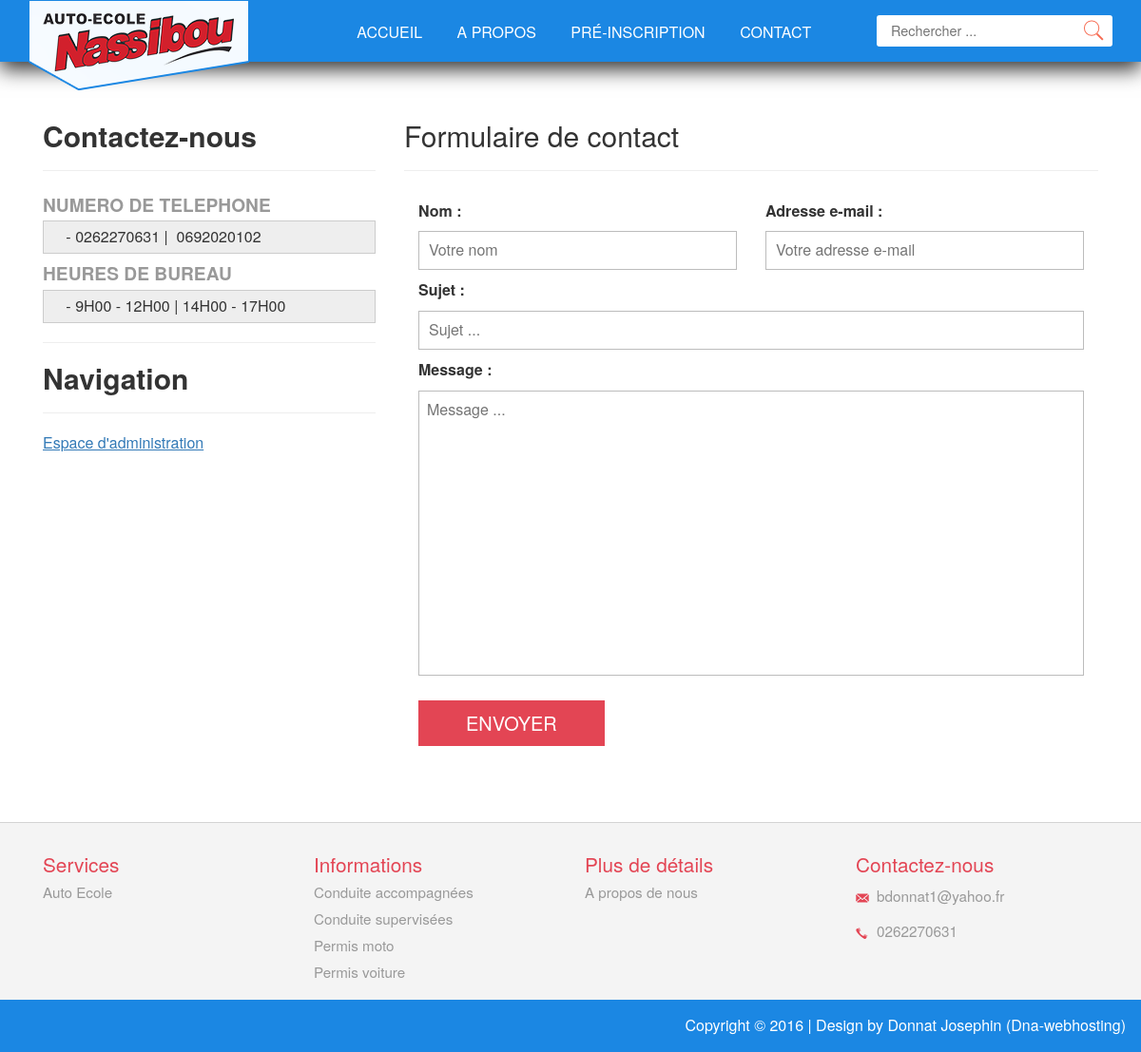
The app's page /index.php/home/contact with its own data.
### tables this page shows
CREATE TABLE IF NOT EXISTS `menus` (
  `idMenu` int(11) NOT NULL AUTO_INCREMENT,
  `menu` text NOT NULL,
  `idPage` int(11) NOT NULL,
  `hyperlien` text NOT NULL,
  `idCategorie` int(11) NOT NULL,
  PRIMARY KEY (`idMenu`)
);

CREATE TABLE IF NOT EXISTS `site_meta` (
  `id` int(11) NOT NULL AUTO_INCREMENT,
  `meta_key` text NOT NULL,
  `meta_value` text NOT NULL,
  PRIMARY KEY (`id`)
);

### application/controllers/Home.php (called while the page is built, shortened)
<?php
class Home extends CI_Controller {
    public function __construct() {
        $this->load->helper(array('form', 'url'));
        $this->load->library('form_validation');
        $this->load->helper('email');
        $this->load->model('pages_model');
        $this->load->model('menus_model');
        $this->load->library('session');
    }
    public function contact() {
        $data['menus_haut'] = $this->menus_model->get_menus_by_categorie('1');
        $data['menus_bas_col1'] = $this->menus_model->get_menus_by_categorie('2');
        $data['menus_bas_col2'] = $this->menus_model->get_menus_by_categorie('3');
        $data['menus_bas_col3'] = $this->menus_model->get_menus_by_categorie('4');
        $data['menus_bas_gauche'] = $this->menus_model->get_menus_by_categorie('5');
        $data['meta_email'] = $this->pages_model->get_site_meta("email");
        $data['meta_phone'] = $this->pages_model->get_site_meta("telephone");
        $data['meta_contactleft'] = $this->pages_model->get_site_meta("contactleft");
        $this->form_validation->set_rules('nom', 'Nom', 'required', array('required' => '- Le champ "%s" est obligatoire.'));
        $this->form_validation->set_rules('email', 'Email', 'required', array('required' => '- Le champ "%s" est obligatoire.'));
        $this->form_validation->set_rules('sujet', 'Sujet', 'required', array('required' => '- Le champ "%s" est obligatoire.'));
        $this->form_validation->set_rules('message', 'Message', 'required', array('required' => '- Le champ "%s" est obligatoire.'));
        if ($this->form_validation->run() == FALSE) {
            $data['nom'] = trim($this->input->post('nom'));
            $data['email'] = trim($this->input->post('email'));
            $data['sujet'] = trim($this->input->post('sujet'));
            $data['message'] = trim($this->input->post('message'));
            $this->load->view('templates/header', $data);
            $this->load->view('templates/contact_gauche', $data);
            $this->load->view('pages/contact', $data);
            $this->load->view('templates/footer', $data);
        }
    }
}

### index.php (called while the page is built, shortened)
<?php
require_once BASEPATH.'core/CodeIgniter.php';

### application/models/Menus_model.php (called while the page is built, shortened)
<?php
class Menus_model extends CI_Model {
    public function get_menus_by_categorie($idCategorie = FALSE)
    {
        if ($idCategorie === FALSE)
        {
            $sql = "SELECT * FROM menus";
        } else {
            $sql = "SELECT * FROM menus
                    WHERE `idCategorie`=" . $idCategorie;
        }
        $query = $this->db->query($sql);
        return $query->result_array();
    }
}

### application/models/Pages_model.php (called while the page is built, shortened)
<?php
class Pages_model extends CI_Model {
    public function get_site_meta($meta_key = FALSE)
    {
        $query = $this->db->get_where('site_meta', array('meta_key' => $meta_key));
        return $query->row_array();
    }
}

### application/views/templates/contact_gauche.php (the view, shortened to what this page needs)
<div class="contact">
    <div class="container">
        <div class="contact-bottom">
            <div class="col-md-4 contact-left heading">
                <h2>Contactez-nous</h2>
                <hr/>
                <div>
                    <?php echo $meta_contactleft['meta_value']; ?>
                </div>
                <hr/>
                <h2>Navigation</h2>
                <hr/>
                <div class="left-grid">
                <ul>
                            <li><a style="text-decoration: underline" href="<?php echo base_url(); ?>index.php/admin/login">Espace d'administration</a></li>
                </ul>
                </div>
            </div>

### application/views/templates/header.php (shortened to what this page needs)
<!DOCTYPE html>
<html>
<head>
<link href="<?php echo base_url(); ?>assets/css/bootstrap.css" rel='stylesheet' type='text/css' />
<link href="<?php echo base_url(); ?>assets/css/style.css" rel='stylesheet' type='text/css' />
</head>
<body>
<div class="header" id="home">
    <div class="container">
        <div class="logo">
            <a href="<?php echo base_url(); ?>"><img src="<?php echo base_url(); ?>assets/images/logo-3.png" alt=""></a>
        </div>
        <div class="menu">
            <div class="top-menu navigation">
                <ul class="navig">
                    <li><a href="<?php echo base_url(); ?>">Accueil</a></li>
                    <?php foreach ($menus_haut as $mon_menu): ?>
                        <?php if ($mon_menu['hyperlien'] == ''): ?>
                            <li><a href="<?php echo base_url(); ?>index.php/home/pages/<?php echo $mon_menu['idPage']; ?>"><?php echo $mon_menu['menu']; ?></a></li>
                        <?php else: ?>
                            <li><a href="<?php echo base_url(); ?>index.php/home/<?php echo $mon_menu['hyperlien']; ?>"><?php echo $mon_menu['menu']; ?></a></li>
                        <?php endif; ?>
                    <?php endforeach ?>
                </ul>
            </div>
            <div class="search">
                <form>
                    <input type="text" value="" placeholder="Rechercher ...">
                    <input type="submit" value="">
                </form>
            </div>
        </div>
        <div class="clearfix"></div>
   </div>
</div>

### application/views/pages/contact.php (shortened to what this page needs)
            <div class="col-md-8 contact-right">
                <h2>Formulaire de contact</h2>
                <hr/>
                <div class="col-md-12" style="color: red;">
                </div>
                <?php echo form_open('home/contact'); ?>
                    <div class="col-md-6" style="">
                        <label class="checkbox inline">Nom : </label>
                        <input type="text" value="<?php echo($nom); ?>" name="nom" placeholder="Votre nom" />
                    </div>
                    <div class="col-md-6" style="">
                        <label class="checkbox inline">Adresse e-mail : </label>
                        <input type="text" value="<?php echo($email); ?>" name="email" placeholder="Votre adresse e-mail" />
                    </div>
                    <div class="col-md-12" style="">
                        <label class="checkbox inline">Sujet : </label>
                        <input type="text" value="<?php  ?>" name="sujet" placeholder="Sujet ..." />
                    </div>
                    <div class="col-md-12" style="">
                        <label class="checkbox inline">Message : </label>
                        <textarea placeholder="Message ..." name="message" style="height: 300px;"><?php echo($message); ?></textarea>
                    </div>
                    <div class="col-md-12" style="">
                        <div class="submit-btn">
                            <input type="submit" value="ENVOYER">
                        </div>
                    </div>
                </form>
            </div>
            <div class="clearfix"></div>
        </div>
    </div>
</div>

### application/views/templates/footer.php
<div class="footer">
    <div class="footer-grids">
        <div class="container">
            <div class="col-md-3 footer-grid">
                <h4>Services</h4>
                <ul>
                    <?php foreach ($menus_bas_col1 as $mon_menu): ?>
                        <?php if ($mon_menu['hyperlien'] == ''): ?>
                            <li><a href="<?php echo base_url(); ?>index.php/home/pages/<?php echo $mon_menu['idPage']; ?>"><?php echo $mon_menu['menu']; ?></a></li>
                        <?php else: ?>
                            <li><a href="<?php echo base_url(); ?>index.php/home/<?php echo $mon_menu['hyperlien']; ?>"><?php echo $mon_menu['menu']; ?></a></li>
                        <?php endif; ?>
                    <?php endforeach ?>
                </ul>
            </div>
            <div class="col-md-3 footer-grid">
                <h4>Informations</h4>
                <ul>
                    <?php foreach ($menus_bas_col2 as $mon_menu): ?>
                        <?php if ($mon_menu['hyperlien'] == ''): ?>
                            <li><a href="<?php echo base_url(); ?>index.php/home/pages/<?php echo $mon_menu['idPage']; ?>"><?php echo $mon_menu['menu']; ?></a></li>
                        <?php else: ?>
                            <li><a href="<?php echo base_url(); ?>index.php/home/<?php echo $mon_menu['hyperlien']; ?>"><?php echo $mon_menu['menu']; ?></a></li>
                        <?php endif; ?>
                    <?php endforeach ?>
                </ul>
            </div>
            <div class="col-md-3 footer-grid">
                <h4>Plus de détails</h4>
                <ul>
                    <?php foreach ($menus_bas_col3 as $mon_menu): ?>
                        <?php if ($mon_menu['hyperlien'] == ''): ?>
                            <li><a href="<?php echo base_url(); ?>index.php/home/pages/<?php echo $mon_menu['idPage']; ?>"><?php echo $mon_menu['menu']; ?></a></li>
                        <?php else: ?>
                            <li><a href="<?php echo base_url(); ?>index.php/home/<?php echo $mon_menu['hyperlien']; ?>"><?php echo $mon_menu['menu']; ?></a></li>
                        <?php endif; ?>
                    <?php endforeach ?>
                </ul>
            </div>
            <div class="col-md-3 footer-grid contact-grid">
                <h4>Contactez-nous</h4>
                <ul>
                    <li><span class="c-icon1"> </span><a href="mailto:<?php echo $meta_email['meta_value']; ?>"><?php echo $meta_email['meta_value']; ?></a></li>
                    <li><span class="c-icon2"> </span><a href="tel:<?php echo $meta_phone['meta_value']; ?>"><?php echo $meta_phone['meta_value']; ?></a></li>
                </ul>
            </div>
            <div class="clearfix"></div>
       </div>
   </div>
</div>
<div class="copy">
    <p>
    Copyright &copy; <?php echo date("Y"); ?> | Design by <a href="http://www.about.me/donnat">Donnat Josephin</a> (<a href="http://www.dna-webhosting.com">Dna-webhosting</a>)</p>
</div>
</body>
</html>

### assets/css/style.css (style rules this page uses)
html, body { font-size: 100%; background: #fff; font-family: 'TitilliumWeb-Regular' sans-serif; }
body a { transition: 0.5s all ease; -webkit-transition: 0.5s all ease; -moz-transition: 0.5s all ease; -o-transition: 0.5s all ease; -ms-transition: 0.5s all ease; }
p { margin:0; }
h1,h2, h3,h4,h5 ,h6 { margin-top: 0px; margin-bottom: 0px; }
ul,label { margin:0; padding:0; }
.header { position: fixed; text-align: center; background: #1b87e3; padding:1em 0; z-index: 9999; width: 100%; box-shadow: #333 0 8px 20px; }
.logo { position: absolute; top: 0; z-index: 999; width: 15%; }
.menu { float: right; width: 73%; }
.top-menu { float: left; width: 75%; }
.top-menu ul li { display:inline-block; }
.top-menu ul li a { display: block; padding: 0.45em 1em 0 1em; color: #fff; text-transform: uppercase; }
.search { position: relative; border-radius: 3px; float: right; background: #fff; width: 25%; }
.search input[type="text"] { margin: 0px 0; padding: 6px 33px 6px 15px; outline: none; background: none; border: none; width: 100%; position: relative; font-size: 0.9em; -webkit-appearance: none; }
.search input[type="submit"] { background: url('../images/search1.png') no-repeat 0px 1px; border: none; cursor: pointer; width: 24px; outline: none; position: absolute; height: 24px; top: 3px; right: 8px; }
.footer { border-top:1px solid rgba(51, 51, 51, 0.17); padding: 2em 0em 1em 0; text-align:left; background:#F4F4F4; }
.footer-grid h4 { color: #e34554; font-size: 1.3em; margin-bottom: 0.2em; }
.footer-grid ul { margin:0; padding:0; }
.footer-grid ul li { display:block; }
.footer-grid ul li a { font-size: 0.95em; color: #999; text-decoration: none; padding: 0.2em 0; display: inline-block; }
.contact-grid ul li { font-size: 0.87em; color: #999; padding: 0.3em 0; }
.contact-grid ul li span { width:15px; height:15px; display:inline-block; background:url(../images/footer-icons.png) no-repeat 0px 0px; display:inline-block; vertical-align:middle; margin-right:0.5em; }
.contact-grid ul li a { font-size:1.1em; display:inline-block; }
.contact-grid ul li span.c-icon1 { background-position: 0px -25px; }
.contact-grid ul li span.c-icon2 { background-position: 0px -49px; }
.copy { text-align: right; background: #1b87e3; padding:1em; }
.copy p { color: #fff; font-size:1em; }
.copy p a { color: #fff; }
.contact { padding:6em 0px; }
.contact-left h1,.contact-left h2 { font-size: 30px; font-family: inherit; color:#333; font-weight: bold; }
.contact-left p { font-size: 1em; margin-top: 1.6%; line-height: 1.9em; color: #999; }
.contact-right input[type="text"], .contact-right input[type="password"] { width: 100%; margin: 0px; color: #000; background: none; padding: 8px 10px; outline: none; border: 1px solid #BCBCBC; }
.contact-right textarea { width: 100%; color: #000; resize: none; background: none; height: 4.7em; padding: 8px; outline: none; border: 1px solid #BCBCBC; margin-top: 0; }
.submit-btn input[type=submit] { color: #ffffff; padding: 10px 50px; font-size: 20px; cursor: pointer; font-weight: 500; margin: 20px 0 0 0px; border: none; background: #e34554; outline: none; }
.contact-bottom { margin-top:5%; }
@media (max-width:1440px) { .top-menu { width: 72%; } }
@media (max-width:1366px) { .contact, .about, .team, .blog { padding: 5em 0px; } }
@media (max-width:1280px) { .menu { width: 75%; } }
@media (max-width:1280px) { .search { width: 29%; } }
@media (max-width:1280px) { .contact-bottom { margin-top: 4%; } }
@media (max-width:1280px) { .top-menu { width: 70%; } }
@media (max-width:1280px) { .top-menu ul li a { padding: 0.45em 1em 0 1em; } }
.left-grid ul li { display:block; margin: 5px 0px; }

### records on screen
menus: menu "A PROPOS"
menus: menu "PRÉ-INSCRIPTION"
menus: menu "CONTACT"
site_meta: meta_value "NUMERO DE TELEPHONE - 0262270631 | 0692020102 HEURES DE BUREAU - 9H00 - 12H00 | 14H00 - 17H00"
menus: menu "Auto Ecole"
menus: menu "Conduite accompagnées"
menus: menu "Conduite supervisées"
menus: menu "Permis moto"
menus: menu "Permis voiture"
menus: menu "A propos de nous"
site_meta: meta_value "bdonnat1@yahoo.fr"
site_meta: meta_value "0262270631"
